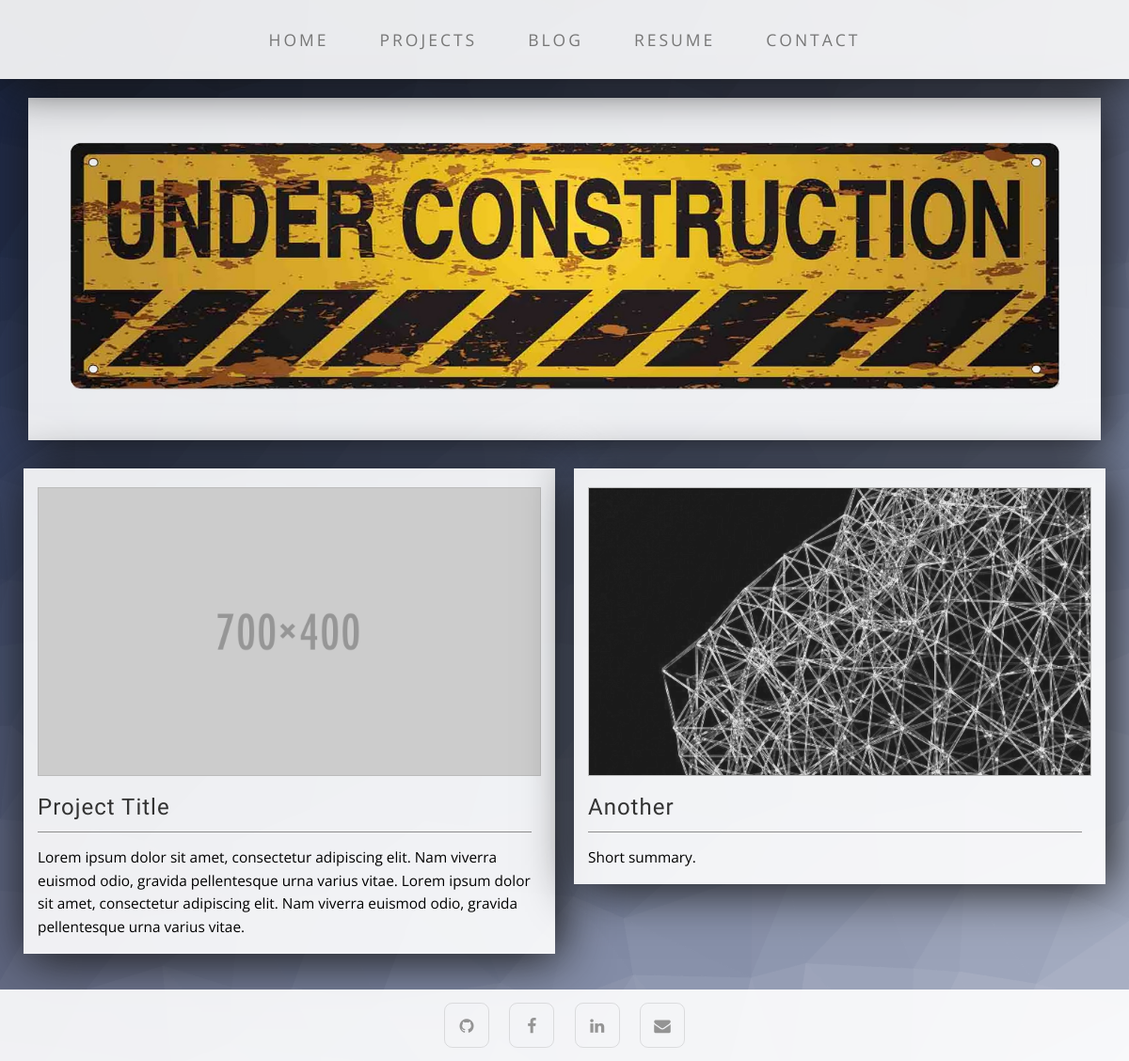
Before: /projects with the older database file.
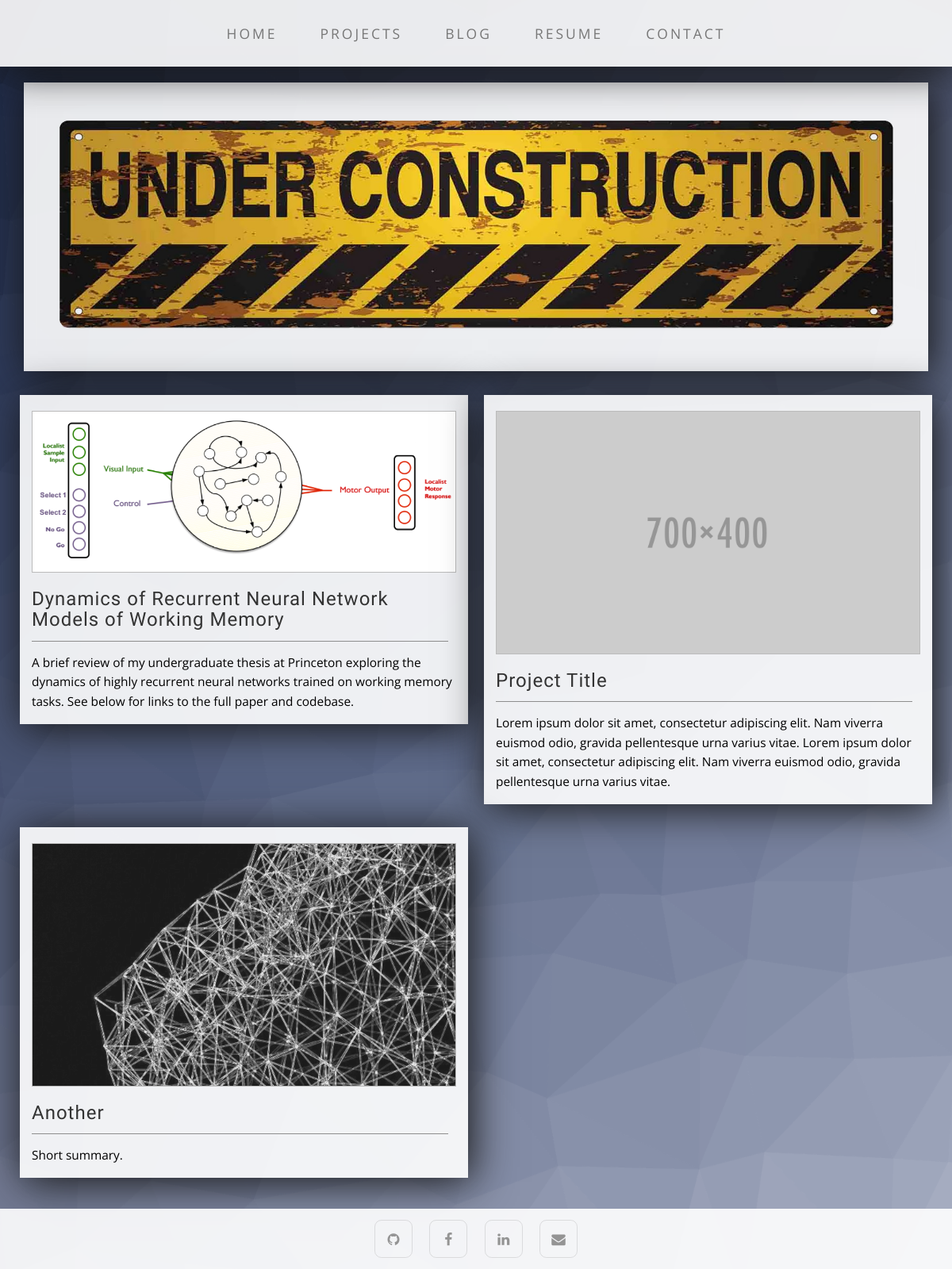
After: the same page with the newer database file.
### tables this page shows
CREATE TABLE post_summaries (
  id integer primary key autoincrement,
  prefix text not null,
  type text not null,
  title text not null,
  summary text not null,
  thumbnail_img_url text not null,
  'date' text not null
);

### flaskapp.py (the view)
@flask_app.route('/projects')
def projects_page():
	flash("test flash")
	context = _gen_page_context('Projects')
	_add_thumbnails(context)
	return render_template('projects.html', context=context)

### flaskapp.py (called while the page is built)
def connect_db():
    rv = sqlite3.connect(flask_app.config['DATABASE'])
    rv.row_factory = sqlite3.Row
    return rv

def get_db():
    if not hasattr(g, 'sqlite_db'):
        g.sqlite_db = connect_db()
    return g.sqlite_db

def _gen_page_context(page):
	"""Generates the templating context for a given page load"""
	context = {}
	context['page'] = page
	return context

def _add_thumbnails(context):
	"""Adds a list of post/project thumbnails to the page context loaded from the db"""
	if context['page'] == "Projects":
		page_type = 'project'
	else:
		page_type = 'blog'
	db = get_db()
	cur = db.execute('select id, prefix, title, summary, thumbnail_img_url from post_summaries '\
					 'where type = ? order by id desc', [page_type])
	results = cur.fetchall()
	if context['page'] == "Projects":
		context['projects'] = results
	else:
		context['posts'] = results

### templates/projects.html (shortened to what this page needs)
<!DOCTYPE html>
<html lang="en">
{% include 'components/head.html' %}
<body>
    {% include 'components/navbar.html' %}
    <div class="container">
    {% include 'components/construction.html' %}
	{% for project in context.projects %}
		{% if loop.index0 is divisibleby 2 %}
			<div class="row">
		{% endif %}
    	{% include "components/project_thumbnail.html" %}
    	{% if (loop.index0 + 1) is divisibleby 2 %}
			</div>
		{% endif %}
	{% endfor %}
    {% if context.projects|length is not even %}
		</div>
	{% endif %}
    </div>
    {% include 'components/footer.html' %}
</body>
</html>

### templates/components/head.html (shortened to what this page needs)
<head>
    <link href="{{ url_for('static', filename='css/bootstrap.min.css') }}" rel="stylesheet">
    <link href="{{ url_for('static', filename='css/custom.css') }}" rel="stylesheet">
    <link rel="stylesheet" href="https://maxcdn.bootstrapcdn.com/font-awesome/4.4.0/css/font-awesome.min.css">
</head>

### templates/components/navbar.html (shortened to what this page needs)
<nav class="navbar navbar-default shadow" role="navigation">
    <div class="container">
        <div class="collapse navbar-collapse" id="bs-example-navbar-collapse-1">
            <ul class="nav navbar-nav">
                <li>
                    <a href="/home">Home</a>
                </li>
                <li>
                    <a href="/projects">Projects</a>
                </li>
                <li>
                    <a href="/blog">Blog</a>
                </li>
                <li>
                    <a href="/resume">Resume</a>
                </li>
                <li>
                    <a href="/contact">Contact</a>
                </li>
            </ul>
        </div>
    </div>
</nav>

### templates/components/construction.html
<div class="box">
	<div class="row">
		    <div class="col-md-12">
	            <img class="center-block img-full round" src="{{ url_for('static', filename='img/construction.png') }}">
	        </div>
	</div>
</div>

### templates/components/project_thumbnail.html
<div class="col-sm-6 post-column">
	<a class="hvr-grow post-box" href="post/{{project.id}}">
		<div class="box">
	    	<img class="center-block img-full img-border" src="{{ url_for('static', filename=project.thumbnail_img_url) }}">
	    	<h3 class="page-header">{{ project.title }}</h3>
	   		<p class="summary">{{ project.summary }}</p>
		</div>
	</a>
</div>

### templates/components/footer.html (shortened to what this page needs)
<footer id="footer">
    <div class="container">
        <ul class="icons" id="footer-icons">
            <li><a href="https://github.com/cjwawrzonek" class="icon fa fa-github" target="_blank"></a></li>
            <li><a href="https://www.facebook.com/christian.wawrzonek" class="icon fa fa-facebook" target="_blank"></a></li>
            <li><a href="https://www.linkedin.com/in/christian-wawrzonek-613b9ba0" class="icon fa fa-linkedin" target="_blank"></a></li>
            <li><a href="mailto:cjwawrzonek@gmail.com" class="icon fa fa-envelope" target="_blank"></a></li>
        </ul>
    </div>
</footer>

### static/css/custom.css (style rules this page uses)
body { font-family: "Open Sans","Helvetica Neue",Helvetica,Arial,sans-serif; background: url('../img/bg.png') no-repeat center fixed; -webkit-background-size: cover; -moz-background-size: cover; background-size: cover; -o-background-size: cover; padding-bottom: 85px; }
html { position: relative; min-height: 100%; }
h1, h2, h3, h4, h5, h6 { font-family: "Enriqueta"; font-weight: 400; letter-spacing: 1px; }
p { font-size: 1.25em; line-height: 1.6; color: #000; }
.round { border-radius: 3px; }
.box { margin-bottom: 30px; padding: 30px 15px; background: rgba(255,255,255,0.9); box-shadow: 5px 5px 50px #151515; }
.shadow { box-shadow: 5px 5px 50px #151515; }
.navbar-nav { text-transform: uppercase; font-weight: 400; letter-spacing: 3px; }
.navbar-default { border: none; background: rgba(255,255,255,0.9); }
.post-box { min-width: 100%; }
.post-column { padding-left: 10px; padding-right: 10px; }
.post-column .box { padding: 20px 15px 15px 15px; }
.post-column .page-header { color: #333; padding-bottom: 13px; margin: 20px 10px 15px 0px; border-bottom: 1px solid #8e8e8e; }
.post-column .summary { text-decoration: none; font-size: 1.1em; margin: 0px; }
a.hvr-grow { text-decoration: none !important; }
.hvr-grow { display: inline-block; vertical-align: middle; -webkit-transform: perspective(1px) translateZ(0); transform: perspective(1px) translateZ(0); box-shadow: 0 0 1px transparent; -webkit-transition-duration: 0.3s; transition-duration: 0.3s; -webkit-transition-property: transform; transition-property: transform; }
.img-full { max-width: 100%; height: auto; margin-left: auto; margin-right: auto; }
.img-border { float: none; margin: 0 auto 0; border: #BBBBBB solid 1px; }
#footer-icons { margin-bottom: 0px; }
.icon { text-decoration: none; border-bottom: none; position: relative; }
.icon:before { -moz-osx-font-smoothing: grayscale; -webkit-font-smoothing: antialiased; font-family: FontAwesome; font-style: normal; font-weight: normal; text-transform: none !important; }
ul.icons { cursor: default; list-style: none; padding-left: 0; }
ul.icons li { display: inline-block; padding: 0 1.25em 0 0; }
ul.icons li:last-child { padding-right: 0 !important; }
ul.icons li .icon { border-radius: 0.5em; border: solid 1px rgba(144, 144, 144, 0.25); color: #949494 !important; display: inline-block; font-size: 1.25em; height: 2.75em; line-height: 2.75em; text-align: center; width: 2.75em; }
ul.icons li a.icon { -moz-transition: background-color 0.2s ease-in-out, color 0.2s ease-in-out; -webkit-transition: background-color 0.2s ease-in-out, color 0.2s ease-in-out; -o-transition: background-color 0.2s ease-in-out, color 0.2s ease-in-out; -ms-transition: background-color 0.2s ease-in-out, color 0.2s ease-in-out; transition: background-color 0.2s ease-in-out, color 0.2s ease-in-out; }
footer { position: absolute; bottom: 0; width: 100%; background: rgba(255,255,255,0.9); }
#footer { color: #949494; padding: 1em 0; text-align: center; }
@media screen and (min-width:768px) { .navbar { border-radius: 0; } }
@media screen and (min-width:768px) { .navbar { min-height: 0; } }
@media screen and (min-width:768px) { .nav>li>a { padding: 30px 27px; } }
@media screen and (min-width:768px) { .navbar-nav>li>a { line-height: normal; } }
@media screen and (min-width:768px) { .navbar-nav { display: table; float: none; margin: 0 auto; table-layout: fixed; font-size: 1.25em; } }
@media screen and (min-width:1200px) { .box:after { content: ''; display: table; clear: both; } }

Changed rows visible on the page:
added post_summaries: thumbnail_img_url (picture), title "Dynamics of Recurrent Neural Network Models of Working Memory", summary "A brief review of my undergraduate thesis at Princeton exploring the dynamics of highly recurrent neural networks trained on working memory tasks. See below for links to the full paper and codebase."
